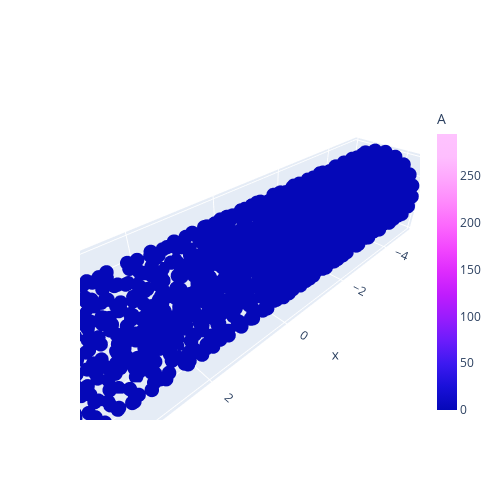

The code cell stored with this chart in its notebook:
### Code cell
result.plot_species("A", t_ndx=2, deterministic=True)

### Figure 1 — Plotly figure (JSON) as saved in the notebook; plotly's stock layout.template omitted (floating-point values rounded to 4 significant figures; data arrays with more than 128 entries replaced by an {"elided": "..."} marker saying what was removed)
{"data": [{"marker": {"color": {"elided": "1059 float values"}, "colorbar": {"thickness": 20, "title": {"text": "A"}}, "colorscale": [[0, "#0508b8"], [0.08333, "#1910d8"], [0.1667, "#3c19f0"], [0.25, "#6b1cfb"], [0.3333, "#981cfd"], [0.4167, "#bf1cfd"], [0.5, "#dd2bfd"], [0.5833, "#f246fe"], [0.6667, "#fc67fd"], [0.75, "#fe88fc"], [0.8333, "#fea5fd"], [0.9167, "#febefe"], [1, "#fec3fe"]], "size": 5}, "mode": "markers", "name": "A", "type": "scatter3d", "x": {"elided": "1059 float values"}, "y": {"elided": "1059 float values"}, "z": {"elided": "1059 float values"}}], "layout": {"height": 500, "scene": {"aspectmode": "data"}, "width": 500, "xaxis": {"range": [-5, 5]}, "yaxis": {"range": [-1, 1.0]}}}
